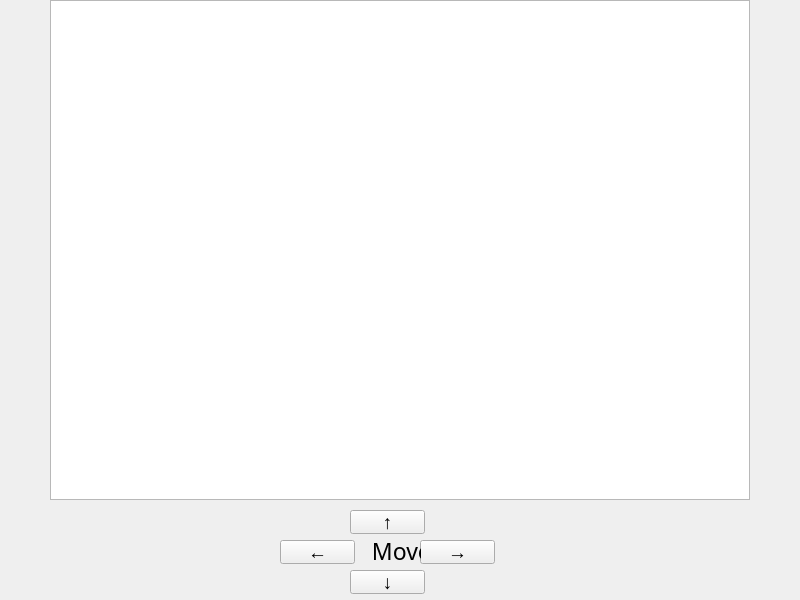
<?xml version="1.0" encoding="UTF-8"?>
<ui version="4.0">
 <class>Rocket</class>
 <widget class="QWidget" name="Rocket">
  <property name="geometry">
   <rect>
    <x>0</x>
    <y>0</y>
    <width>800</width>
    <height>600</height>
   </rect>
  </property>
  <property name="windowTitle">
   <string>Rocket</string>
  </property>
  <widget class="QGraphicsView" name="graphicsView">
   <property name="geometry">
    <rect>
     <x>50</x>
     <y>0</y>
     <width>700</width>
     <height>500</height>
    </rect>
   </property>
   <property name="font">
    <font>
     <pointsize>13</pointsize>
    </font>
   </property>
  </widget>
  <widget class="QPushButton" name="button_move_up">
   <property name="geometry">
    <rect>
     <x>350</x>
     <y>510</y>
     <width>75</width>
     <height>24</height>
    </rect>
   </property>
   <property name="font">
    <font>
     <pointsize>14</pointsize>
    </font>
   </property>
   <property name="text">
    <string>↑</string>
   </property>
   <property name="autoRepeat">
    <bool>true</bool>
   </property>
  </widget>
  <widget class="QPushButton" name="button_move_right">
   <property name="geometry">
    <rect>
     <x>420</x>
     <y>540</y>
     <width>75</width>
     <height>24</height>
    </rect>
   </property>
   <property name="font">
    <font>
     <pointsize>14</pointsize>
    </font>
   </property>
   <property name="text">
    <string>→</string>
   </property>
   <property name="autoRepeat">
    <bool>true</bool>
   </property>
  </widget>
  <widget class="QPushButton" name="button_move_left">
   <property name="geometry">
    <rect>
     <x>280</x>
     <y>540</y>
     <width>75</width>
     <height>24</height>
    </rect>
   </property>
   <property name="font">
    <font>
     <pointsize>14</pointsize>
    </font>
   </property>
   <property name="text">
    <string>←</string>
   </property>
   <property name="autoRepeat">
    <bool>true</bool>
   </property>
  </widget>
  <widget class="QPushButton" name="button_move_down">
   <property name="geometry">
    <rect>
     <x>350</x>
     <y>570</y>
     <width>75</width>
     <height>24</height>
    </rect>
   </property>
   <property name="font">
    <font>
     <pointsize>14</pointsize>
    </font>
   </property>
   <property name="text">
    <string>↓</string>
   </property>
   <property name="autoRepeat">
    <bool>true</bool>
   </property>
  </widget>
  <widget class="QLabel" name="label">
   <property name="geometry">
    <rect>
     <x>360</x>
     <y>540</y>
     <width>61</width>
     <height>21</height>
    </rect>
   </property>
   <property name="font">
    <font>
     <family>GeoSlab703 MdCn BT</family>
     <pointsize>17</pointsize>
    </font>
   </property>
   <property name="text">
    <string>  Move</string>
   </property>
  </widget>
 </widget>
 <resources/>
 <connections/>
</ui>
